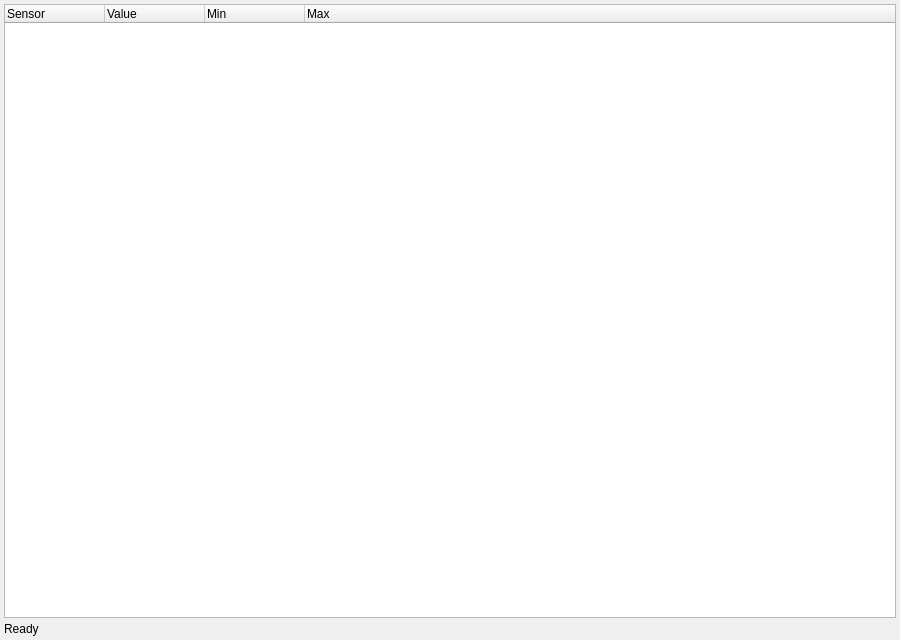
<?xml version="1.0" encoding="UTF-8"?>
<ui version="4.0">
 <class>SensorsWidget</class>
 <widget class="QWidget" name="SensorsWidget">
  <property name="geometry">
   <rect>
    <x>0</x>
    <y>0</y>
    <width>900</width>
    <height>640</height>
   </rect>
  </property>
  <layout class="QVBoxLayout" name="verticalLayout">
   <property name="spacing">
    <number>4</number>
   </property>
   <property name="leftMargin">
    <number>4</number>
   </property>
   <property name="topMargin">
    <number>4</number>
   </property>
   <property name="rightMargin">
    <number>4</number>
   </property>
   <property name="bottomMargin">
    <number>4</number>
   </property>
   <item>
    <widget class="SensorsTreeWidget" name="treeWidget">
     <property name="alternatingRowColors">
      <bool>false</bool>
     </property>
     <property name="rootIsDecorated">
      <bool>true</bool>
     </property>
     <property name="itemsExpandable">
      <bool>true</bool>
     </property>
     <property name="uniformRowHeights">
      <bool>true</bool>
     </property>
     <column>
      <property name="text">
       <string>Sensor</string>
      </property>
     </column>
     <column>
      <property name="text">
       <string>Value</string>
      </property>
     </column>
     <column>
      <property name="text">
       <string>Min</string>
      </property>
     </column>
     <column>
      <property name="text">
       <string>Max</string>
      </property>
     </column>
    </widget>
   </item>
   <item>
    <widget class="QLabel" name="statusLabel">
     <property name="text">
      <string>Ready</string>
     </property>
    </widget>
   </item>
  </layout>
 </widget>
 <customwidgets>
  <customwidget>
   <class>SensorsTreeWidget</class>
   <extends>QTreeWidget</extends>
   <header>sensorswidget.h</header>
  </customwidget>
 </customwidgets>
 <resources/>
 <connections/>
</ui>
